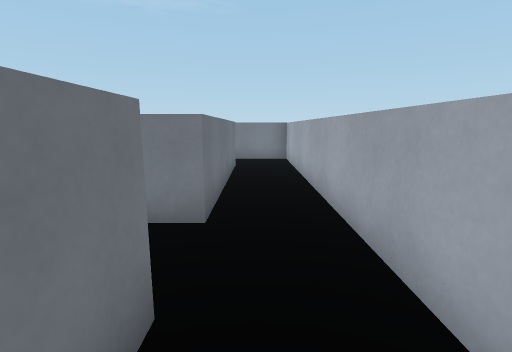
[1] (above)

16 first-person views from a walk through a level from a Godot 3-D game. The camera is 1.4 m above the floor, tilts 10° down and sees 85° across. The floor is counted in squares, 1 m on a side. Each view is taken from the middle of a square. On the plan, view 1 faces up. The plan holds only what a view shows up to about 14 squares ahead; the rest is blank. The place goes on beyond the plan. Characters and animated objects are not drawn. Surface patterns are stand-ins for the level's own textures.

[2]
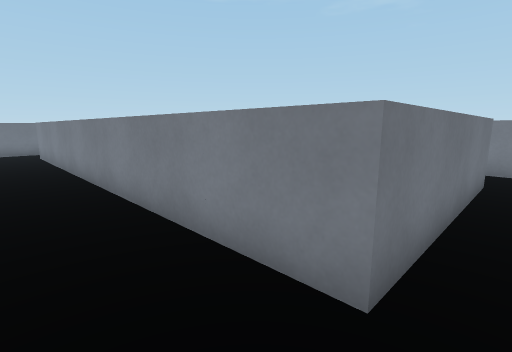

[3]
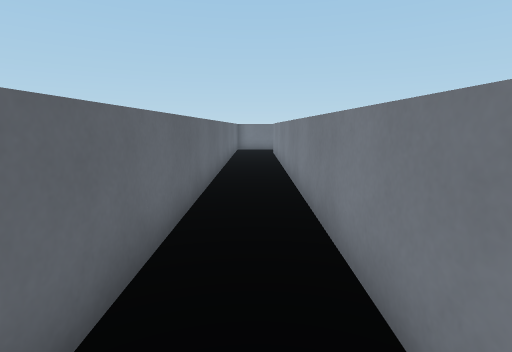

[4]
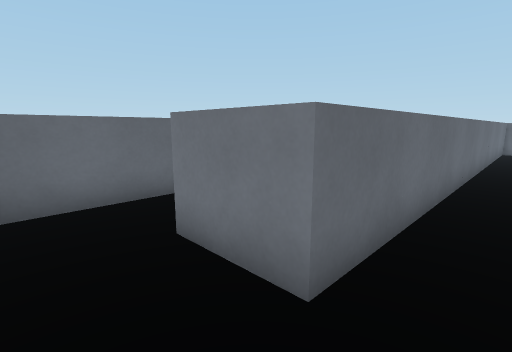

[5]
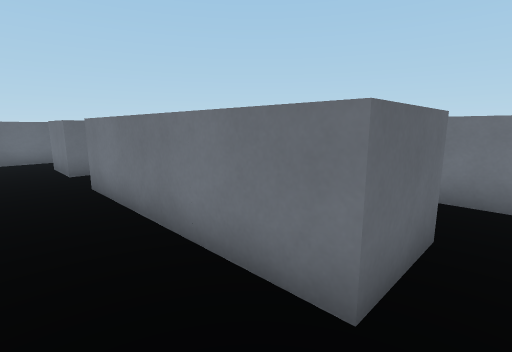

[6]
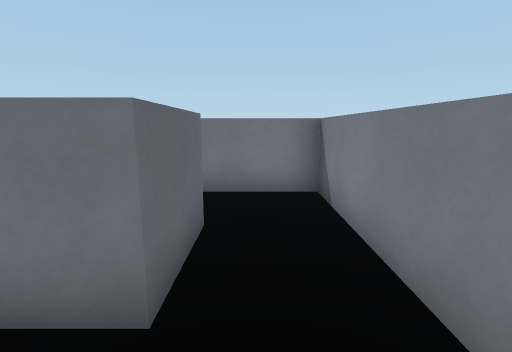

[7]
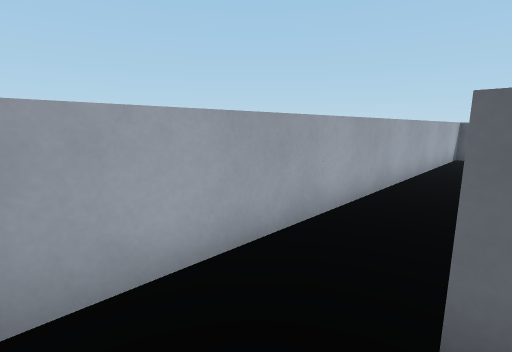

[8]
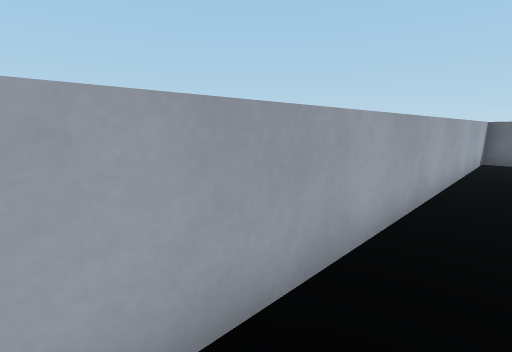

[9]
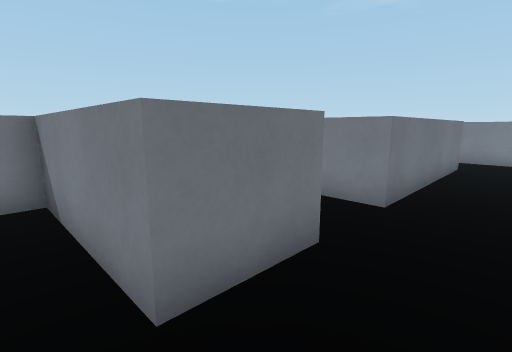

[10]
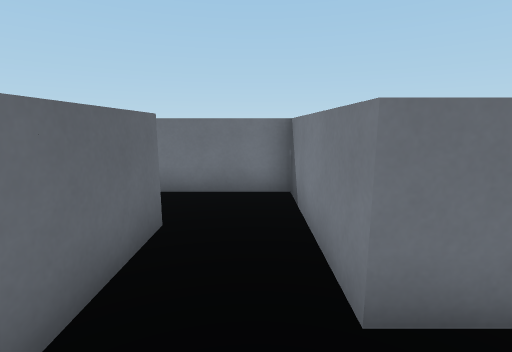

[11]
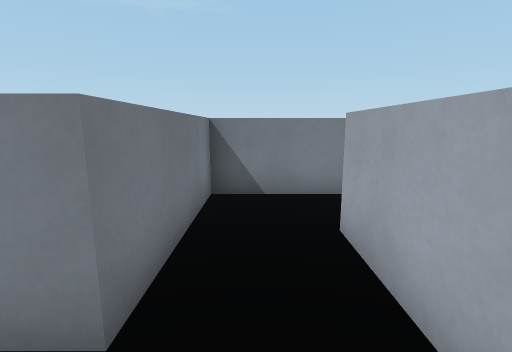

[12]
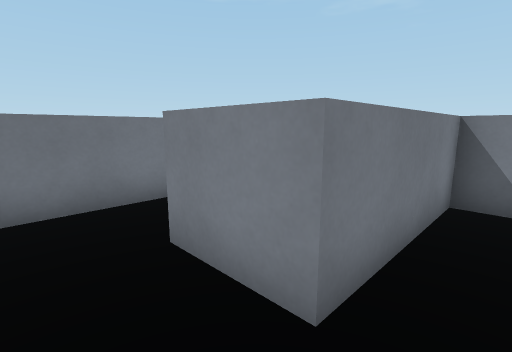

[13]
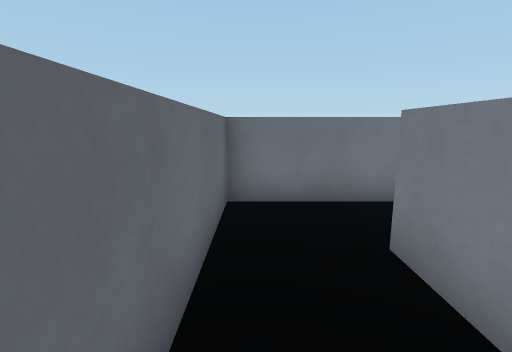

[14]
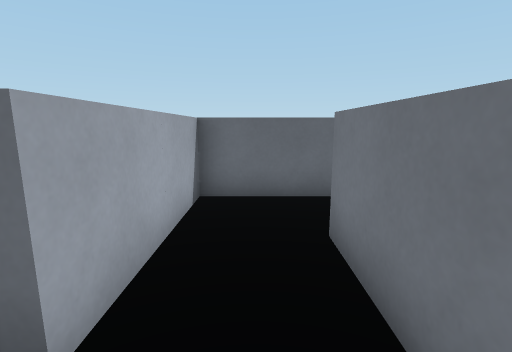

[15]
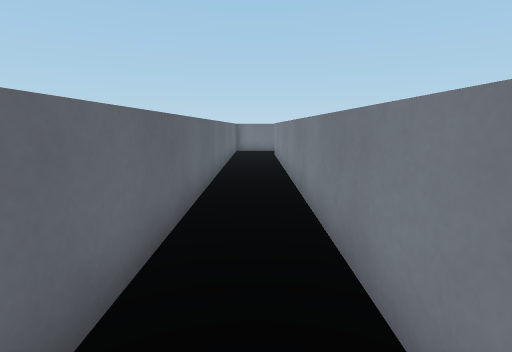

[16]
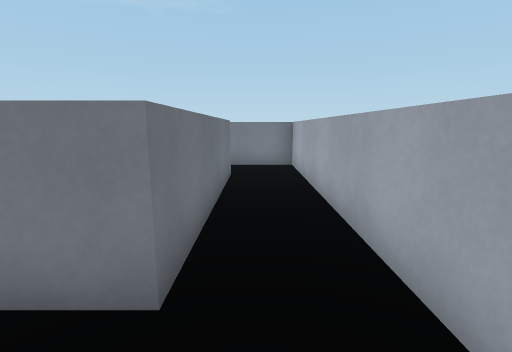

### Floor plan
Points are (right, up) in squares from view 1. A wall is a line through its corners. A room is listed if a view was taken in it or the views show most of it. See-through windows are left out.
Room 1 (views 1, 2, 3, 4, 5, 6, 7, 8, 9, 10, 14, 15, 16)
walls: (-2.9, 10.3) (-0.7, 10.3) (-0.7, 4) (-11.5, 4); (-2.9, -2.3) (1.3, -2.3) (1.3, 12.4) (-4.9, 12.4) (-4.9, 9.8); (-11.5, 1.9) (-0.7, 1.9) (-0.7, -0.2) (-4.9, -0.2) (-4.9, -2.4)
ways out: opening at (-4, -3.5) to room 2
Room 2 (views 11, 12, 13)
walls: (-4.9, -2.4) (-4.9, -4.4) (-7.1, -4.4); (-9.1, -4.6) (-9.1, -6.5) (-2.9, -6.5) (-2.9, -2.3)
ways out: opening at (-4, -3.5) to room 1; opening at (-8, -3.5)

Positions as (right, up) in squares from view 1, and headings:
1: (0, 0), facing up
2: (0, 2), facing up-left
3: (0, 3), facing left
4: (1, 3), facing down-left
5: (1, 11), facing down-left
6: (1, 11), facing left
7: (-1, 12), facing down-right
8: (0, 11), facing down-right
9: (1, -1), facing up-left
10: (1, -1), facing left
11: (-4, -6), facing up
12: (-4, -6), facing up-left
13: (-4, -6), facing left
14: (-4, -1), facing down
15: (-1, 3), facing left
16: (0, 2), facing up
